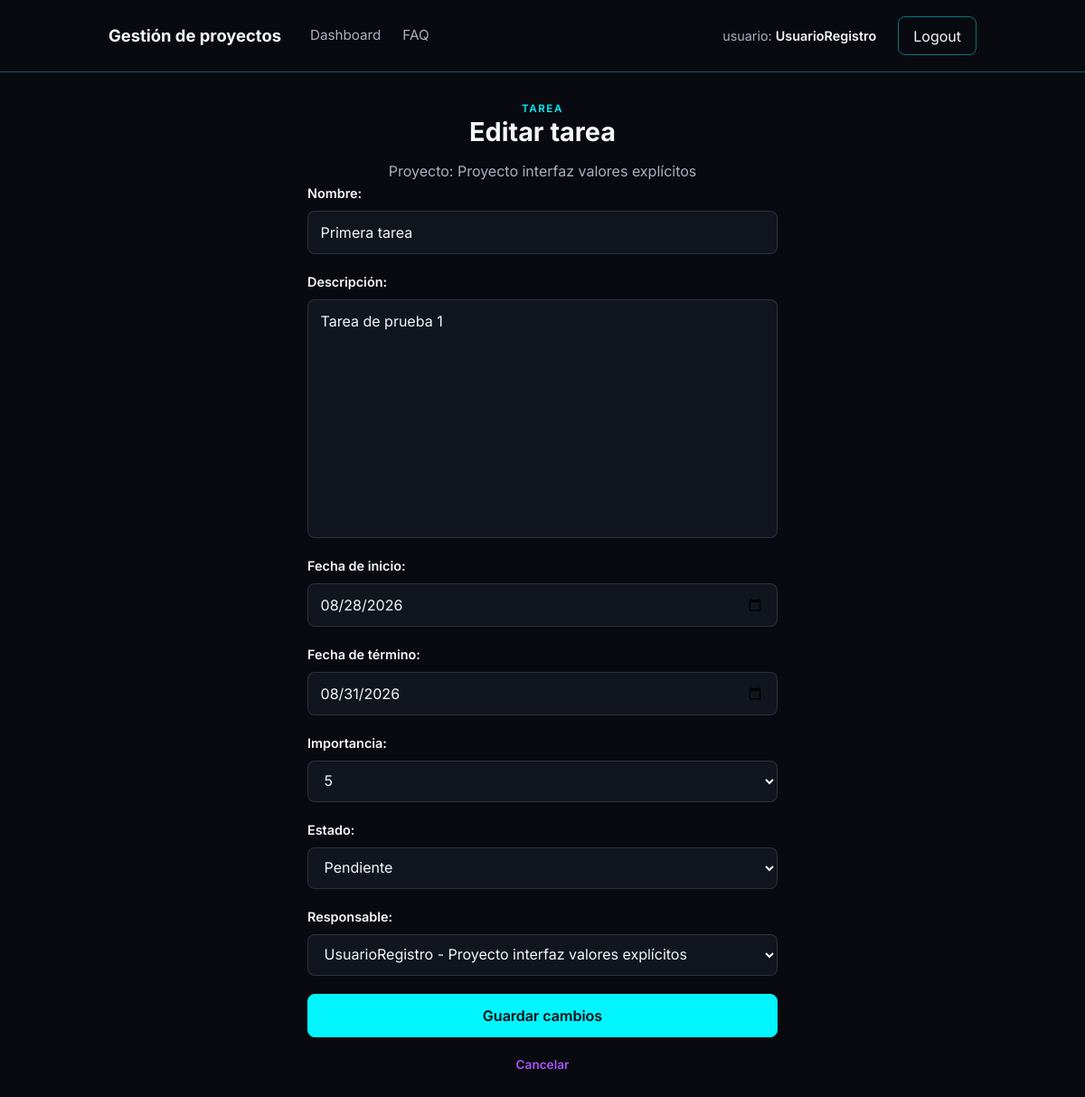
Page /proyectos/10/tareas/20/editar/ (signed in) on the committed database.
### core/models.py (models this page shows, shortened)
class Proyecto(models.Model):
    nombre = models.CharField(max_length=100)
    descripcion = models.TextField()
    fecha_inicio = models.DateField()
    fecha_termino = models.DateField()
    prioridad = models.PositiveSmallIntegerField(
        choices=[
            (1, "1 estrella"),
            (2, "2 estrellas"),
            (3, "3 estrellas"),
            (4, "4 estrellas"),
            (5, "5 estrellas"),
        ],
        default=3,
    )
    eliminado = models.BooleanField(default=False)

class Tarea(models.Model):
    ESTADOS = [
        ("pendiente", "Pendiente"),
        ("en_progreso", "En progreso"),
        ("completada", "Completada"),
    ]
    proyecto = models.ForeignKey(Proyecto, on_delete=models.CASCADE, related_name="tareas",)
    responsable = models.ForeignKey("Participacion", on_delete=models.PROTECT, related_name="tareas_responsables",)
    nombre = models.CharField(max_length=100)
    descripcion = models.TextField()
    fecha_inicio = models.DateField()
    fecha_termino = models.DateField()
    importancia = models.PositiveSmallIntegerField(
        choices=[(i, f"{i}") for i in range(1,11)],
        default=1,
    )
    estado = models.CharField(
        max_length=20,
        choices=ESTADOS,
        default="pendiente",
    )
    eliminado = models.BooleanField(default=False)

### core/views.py (the view)
# urls.py: path('proyectos/<int:proyecto_id>/tareas/<int:tarea_id>/editar/', editar_tarea_view, name='editar_tarea'),
@login_required
def editar_tarea_view(request, proyecto_id, tarea_id):
    proyecto, participacion = obtener_proyecto_para_usuario(request.user, proyecto_id,)
    tarea = proyecto.tareas.filter(pk=tarea_id, eliminado=False,).first()
    if tarea is None:
        raise Http404("La tarea no existe.")
    if request.method == "POST":
        form = TareaForm(
            request.POST,
            instance=tarea,
            proyecto=proyecto,
            usuario=request.user,
        )
        if form.is_valid():
            try:
                editar_tarea(request.user, tarea, form.cleaned_data,)
            except ValidationError as error:
                form.add_error(None, error)
            else:
                return redirect("detalle_proyecto", proyecto_id=proyecto.id,)
    else:
        form = TareaForm(
            instance=tarea,
            proyecto=proyecto,
            usuario=request.user,
        )
    contexto = {
        "usuario": request.user,
        "proyecto": proyecto,
        "participacion": participacion,
        "tarea": tarea,
        "form": form,
    }
    return render(request, "proyectos/editar_tarea.html", contexto)

### core/models.py (called while the page is built)
    def __str__(self):
        return f"{self.usuario.username} - {self.proyecto.nombre}"

### core/services.py (called while the page is built)
@transaction.atomic
def calcular_progreso_proyecto(proyecto):
    tareas_activas = Tarea.objects.filter(proyecto=proyecto, eliminado=False,)
    if not tareas_activas.exists():
        return 0.0
    peso_total = sum(tarea.importancia for tarea in tareas_activas)
    if peso_total == 0:
        return 0.0
    avance_ponderado = 0
    for tarea in tareas_activas:
        if tarea.estado == "pendiente":
            avance = 0
        elif tarea.estado == "en_progreso":
            avance = 0.5
        elif tarea.estado == "completada":
            avance = 1
        else:
            raise ValidationError(f"Estado de tarea no válido: {tarea.estado}")
        avance_ponderado += tarea.importancia * avance
    return (avance_ponderado / peso_total) * 100

def obtener_proyecto_para_usuario(usuario, proyecto_id):
    participacion = Participacion.objects.filter(
        usuario=usuario,
        proyecto_id=proyecto_id,
        activo=True,
        proyecto__eliminado=False,
    ).select_related("proyecto").first()
    if participacion is None:
        raise ValidationError("El usuario no participa activamente en este proyecto.")
    proyecto = participacion.proyecto
    proyecto.progreso = calcular_progreso_proyecto(proyecto)
    return proyecto, participacion

### templates/proyectos/editar_tarea.html (shortened to what this page needs)
{% extends "base.html" %}
{% block content %}
<section class="pagina-formulario">
    <div class="formulario-contenedor">
        <span class="etiqueta-seccion">TAREA</span>
        <h1>Editar tarea</h1>
        <p class="texto-secundario">
            Proyecto: {{ proyecto.nombre }}
        </p>
        <form method="post" class="formulario">
            {% for field in form %}
                <div class="campo-formulario">
                    {{ field.label_tag }}
                    {{ field }}
                </div>
            {% endfor %}
            <button type="submit" class="boton boton-principal">
                Guardar cambios
            </button>
        </form>
        <p class="enlace-formulario">
            <a href="{% url 'detalle_proyecto' proyecto.id %}">
                Cancelar
            </a>
        </p>
    </div>
</section>
{% endblock %}

### templates/base.html (shortened to what this page needs)
{% load static %}
<!DOCTYPE html>
<html lang="es">
<head>
    <link href="https://cdn.jsdelivr.net/npm/bootstrap@5.3.8/dist/css/bootstrap.min.css" rel="stylesheet">
    <link rel="stylesheet" href="{% static 'css/style.css' %}">
</head>
<body>
    {% if user.is_authenticated %}
        <nav class="navbar-principal">
            <div class="navbar-contenido">
                <div class="navbar-izquierda">
                    <a href="{% url 'dashboard' %}" class="navbar-marca">
                        Gestión de proyectos
                    </a>
                    <div class="navbar-enlaces">
                        <a href="{% url 'dashboard' %}" class="navbar-enlace">
                            Dashboard
                        </a>
                        <a href="{% url 'faq' %}" class="navbar-enlace">
                            FAQ
                        </a>
                    </div>
                </div>
                <div class="navbar-derecha">
                    <span class="navbar-usuario">
                        <span class="navbar-usuario-etiqueta">
                            usuario:
                        </span>
                        <strong>
                            {{ user.username }}
                        </strong>
                    </span>
                    <form method="post" action="{% url 'logout' %}">
                        <button type="submit" class="boton boton-navbar">
                            Logout
                        </button>
                    </form>
                </div>
            </div>
        </nav>
    {% endif %}
    <main class="contenido-principal">
        {% block content %}
        {% endblock %}
    </main>
</body>
</html>

### rows in the picture
Proyecto: nombre "Proyecto interfaz valores explícitos"
Tarea: form "Primera tarea" "Tarea de prueba 1" "08/28/2026" "08/31/2026" "5" "Pendiente" "UsuarioRegistro - Proyecto interfaz valores explícitos"

### other values in the picture
{{ user.username }} "UsuarioRegistro"
{{ field.label_tag }} "Nombre:" "Descripción:" "Fecha de inicio:" "Fecha de término:" "Importancia:" "Estado:" "Responsable:"
